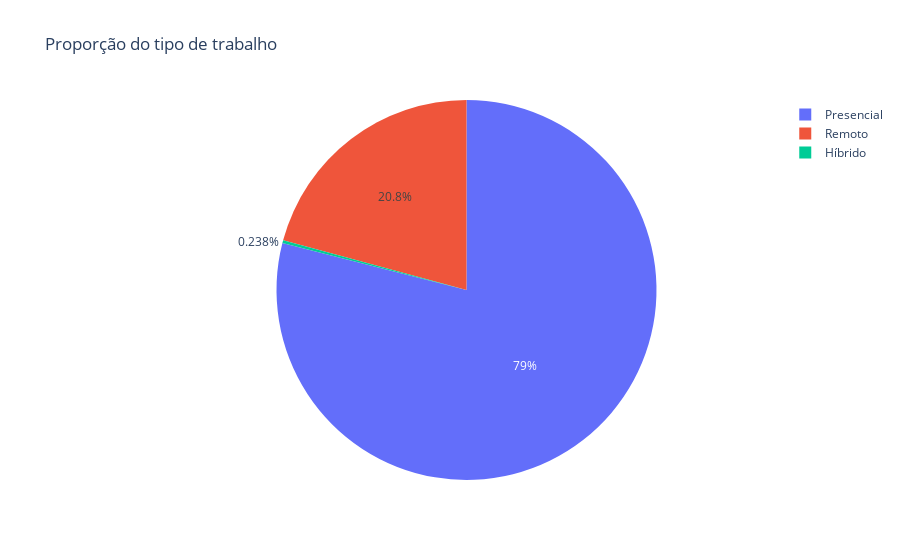

The code cell stored with this chart in its notebook:
### Code cell
remoto_contagem = df_limpo['remoto'].value_counts().reset_index()
remoto_contagem.columns = ['tipo_trabalho', 'quantidade']

fig = px.pie(remoto_contagem,
             names='tipo_trabalho',
             values='quantidade',
             title='Proporção do tipo de trabalho')

fig.show()

### Figure 1 — Plotly figure (JSON) as saved in the notebook; plotly's stock layout.template omitted (floating-point values rounded to 4 significant figures)
{"data": [{"domain": {"x": [0, 1], "y": [0, 1]}, "hovertemplate": "tipo_trabalho=%{label}<br>quantidade=%{value}<extra></extra>", "labels": ["Presencial", "Remoto", "Híbrido"], "legendgroup": "", "name": "", "showlegend": true, "type": "pie", "values": [105305, 27716, 318]}], "layout": {"legend": {"tracegroupgap": 0}, "title": {"text": "Proporção do tipo de trabalho"}}}
